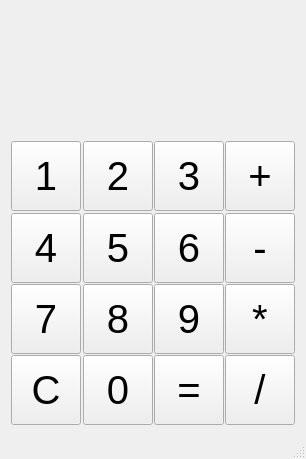
<?xml version="1.0" encoding="UTF-8"?>
<ui version="4.0">
 <class>MainWindow</class>
 <widget class="QMainWindow" name="MainWindow">
  <property name="geometry">
   <rect>
    <x>0</x>
    <y>0</y>
    <width>306</width>
    <height>459</height>
   </rect>
  </property>
  <property name="windowTitle">
   <string>MainWindow</string>
  </property>
  <widget class="QWidget" name="centralWidget">
   <widget class="QWidget" name="gridLayoutWidget">
    <property name="geometry">
     <rect>
      <x>0</x>
      <y>130</y>
      <width>301</width>
      <height>301</height>
     </rect>
    </property>
    <layout class="QGridLayout" name="gridLayout">
     <item row="3" column="0">
      <widget class="QPushButton" name="pushButton_4">
       <property name="minimumSize">
        <size>
         <width>70</width>
         <height>70</height>
        </size>
       </property>
       <property name="maximumSize">
        <size>
         <width>70</width>
         <height>70</height>
        </size>
       </property>
       <property name="font">
        <font>
         <pointsize>30</pointsize>
        </font>
       </property>
       <property name="text">
        <string>C</string>
       </property>
      </widget>
     </item>
     <item row="2" column="0">
      <widget class="QPushButton" name="pushButton_3">
       <property name="minimumSize">
        <size>
         <width>70</width>
         <height>70</height>
        </size>
       </property>
       <property name="maximumSize">
        <size>
         <width>70</width>
         <height>70</height>
        </size>
       </property>
       <property name="font">
        <font>
         <pointsize>30</pointsize>
        </font>
       </property>
       <property name="text">
        <string>7</string>
       </property>
      </widget>
     </item>
     <item row="0" column="3">
      <widget class="QPushButton" name="pushButton_5">
       <property name="minimumSize">
        <size>
         <width>70</width>
         <height>70</height>
        </size>
       </property>
       <property name="maximumSize">
        <size>
         <width>70</width>
         <height>70</height>
        </size>
       </property>
       <property name="font">
        <font>
         <pointsize>30</pointsize>
        </font>
       </property>
       <property name="text">
        <string>+</string>
       </property>
      </widget>
     </item>
     <item row="0" column="1">
      <widget class="QPushButton" name="pushButton_6">
       <property name="minimumSize">
        <size>
         <width>70</width>
         <height>70</height>
        </size>
       </property>
       <property name="maximumSize">
        <size>
         <width>70</width>
         <height>70</height>
        </size>
       </property>
       <property name="font">
        <font>
         <pointsize>30</pointsize>
        </font>
       </property>
       <property name="text">
        <string>2</string>
       </property>
      </widget>
     </item>
     <item row="0" column="0">
      <widget class="QPushButton" name="pushButton">
       <property name="minimumSize">
        <size>
         <width>70</width>
         <height>70</height>
        </size>
       </property>
       <property name="maximumSize">
        <size>
         <width>70</width>
         <height>70</height>
        </size>
       </property>
       <property name="font">
        <font>
         <pointsize>30</pointsize>
        </font>
       </property>
       <property name="text">
        <string>1</string>
       </property>
      </widget>
     </item>
     <item row="1" column="0">
      <widget class="QPushButton" name="pushButton_2">
       <property name="minimumSize">
        <size>
         <width>70</width>
         <height>70</height>
        </size>
       </property>
       <property name="maximumSize">
        <size>
         <width>70</width>
         <height>70</height>
        </size>
       </property>
       <property name="font">
        <font>
         <pointsize>30</pointsize>
        </font>
       </property>
       <property name="text">
        <string>4</string>
       </property>
      </widget>
     </item>
     <item row="0" column="2">
      <widget class="QPushButton" name="pushButton_7">
       <property name="sizePolicy">
        <sizepolicy hsizetype="Minimum" vsizetype="Fixed">
         <horstretch>0</horstretch>
         <verstretch>0</verstretch>
        </sizepolicy>
       </property>
       <property name="minimumSize">
        <size>
         <width>70</width>
         <height>70</height>
        </size>
       </property>
       <property name="maximumSize">
        <size>
         <width>70</width>
         <height>70</height>
        </size>
       </property>
       <property name="font">
        <font>
         <pointsize>30</pointsize>
        </font>
       </property>
       <property name="text">
        <string>3</string>
       </property>
      </widget>
     </item>
     <item row="1" column="1">
      <widget class="QPushButton" name="pushButton_8">
       <property name="minimumSize">
        <size>
         <width>70</width>
         <height>70</height>
        </size>
       </property>
       <property name="maximumSize">
        <size>
         <width>70</width>
         <height>70</height>
        </size>
       </property>
       <property name="font">
        <font>
         <pointsize>30</pointsize>
        </font>
       </property>
       <property name="text">
        <string>5</string>
       </property>
      </widget>
     </item>
     <item row="2" column="1">
      <widget class="QPushButton" name="pushButton_9">
       <property name="minimumSize">
        <size>
         <width>70</width>
         <height>70</height>
        </size>
       </property>
       <property name="maximumSize">
        <size>
         <width>70</width>
         <height>70</height>
        </size>
       </property>
       <property name="font">
        <font>
         <pointsize>30</pointsize>
        </font>
       </property>
       <property name="text">
        <string>8</string>
       </property>
      </widget>
     </item>
     <item row="1" column="2">
      <widget class="QPushButton" name="pushButton_11">
       <property name="minimumSize">
        <size>
         <width>70</width>
         <height>70</height>
        </size>
       </property>
       <property name="maximumSize">
        <size>
         <width>70</width>
         <height>70</height>
        </size>
       </property>
       <property name="font">
        <font>
         <pointsize>30</pointsize>
        </font>
       </property>
       <property name="text">
        <string>6</string>
       </property>
      </widget>
     </item>
     <item row="1" column="3">
      <widget class="QPushButton" name="pushButton_12">
       <property name="minimumSize">
        <size>
         <width>70</width>
         <height>70</height>
        </size>
       </property>
       <property name="maximumSize">
        <size>
         <width>70</width>
         <height>70</height>
        </size>
       </property>
       <property name="font">
        <font>
         <pointsize>30</pointsize>
        </font>
       </property>
       <property name="text">
        <string>-</string>
       </property>
      </widget>
     </item>
     <item row="2" column="3">
      <widget class="QPushButton" name="pushButton_13">
       <property name="minimumSize">
        <size>
         <width>70</width>
         <height>70</height>
        </size>
       </property>
       <property name="maximumSize">
        <size>
         <width>70</width>
         <height>70</height>
        </size>
       </property>
       <property name="font">
        <font>
         <pointsize>30</pointsize>
        </font>
       </property>
       <property name="text">
        <string>*</string>
       </property>
      </widget>
     </item>
     <item row="3" column="1">
      <widget class="QPushButton" name="pushButton_14">
       <property name="minimumSize">
        <size>
         <width>70</width>
         <height>70</height>
        </size>
       </property>
       <property name="maximumSize">
        <size>
         <width>70</width>
         <height>70</height>
        </size>
       </property>
       <property name="font">
        <font>
         <pointsize>30</pointsize>
        </font>
       </property>
       <property name="text">
        <string>0</string>
       </property>
      </widget>
     </item>
     <item row="3" column="2">
      <widget class="QPushButton" name="pushButton_15">
       <property name="minimumSize">
        <size>
         <width>70</width>
         <height>70</height>
        </size>
       </property>
       <property name="maximumSize">
        <size>
         <width>70</width>
         <height>70</height>
        </size>
       </property>
       <property name="font">
        <font>
         <pointsize>30</pointsize>
        </font>
       </property>
       <property name="text">
        <string>=</string>
       </property>
      </widget>
     </item>
     <item row="3" column="3">
      <widget class="QPushButton" name="pushButton_16">
       <property name="minimumSize">
        <size>
         <width>70</width>
         <height>70</height>
        </size>
       </property>
       <property name="maximumSize">
        <size>
         <width>70</width>
         <height>70</height>
        </size>
       </property>
       <property name="font">
        <font>
         <pointsize>30</pointsize>
        </font>
       </property>
       <property name="text">
        <string>/</string>
       </property>
      </widget>
     </item>
     <item row="2" column="2">
      <widget class="QPushButton" name="pushButton_10">
       <property name="minimumSize">
        <size>
         <width>70</width>
         <height>70</height>
        </size>
       </property>
       <property name="maximumSize">
        <size>
         <width>70</width>
         <height>70</height>
        </size>
       </property>
       <property name="font">
        <font>
         <pointsize>30</pointsize>
        </font>
       </property>
       <property name="text">
        <string>9</string>
       </property>
      </widget>
     </item>
    </layout>
   </widget>
   <widget class="QLabel" name="label">
    <property name="geometry">
     <rect>
      <x>0</x>
      <y>0</y>
      <width>301</width>
      <height>131</height>
     </rect>
    </property>
    <property name="font">
     <font>
      <pointsize>30</pointsize>
     </font>
    </property>
    <property name="text">
     <string/>
    </property>
   </widget>
  </widget>
  <widget class="QStatusBar" name="statusBar"/>
 </widget>
 <layoutdefault spacing="6" margin="11"/>
 <resources/>
 <connections/>
</ui>
